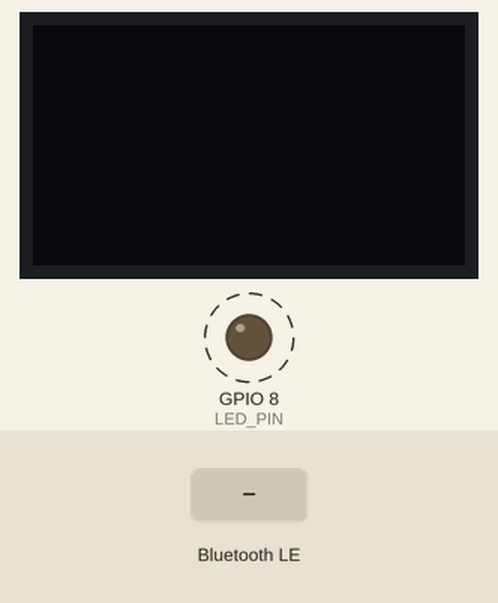
Simulated run of this sketch. Board: ESP32-C3. Shown: 72×40 one-colour display, output pins drawn as LEDs (lit = HIGH). Dashed ring = blinking. The inputs (shaded band) are chosen by the test bench. The local clock reads 2024-03-15 10:24:30 at power-on unless the sketch sets it; nothing arrives over Bluetooth unless stated; a phone connects over Bluetooth LE 3 s after start; what the sketch prints to the serial monitor is not drawn.

Above: at 1.2 s.
1.3 s: Bluetooth LE write "1" received
At 2.8 s:
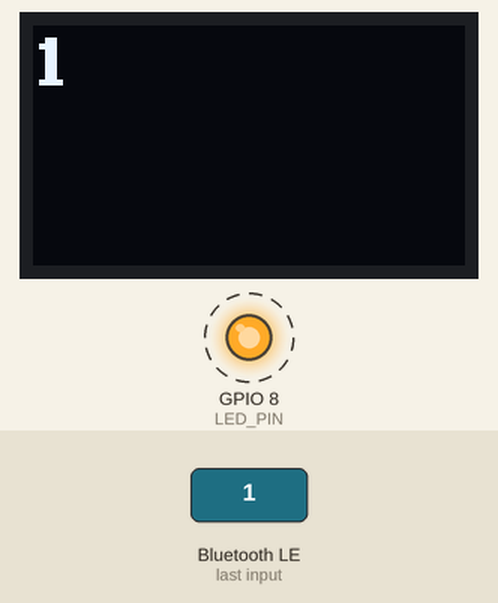
Timing chart, 0 to 10.3 s (numbered marks = the images above; inputs shaded):
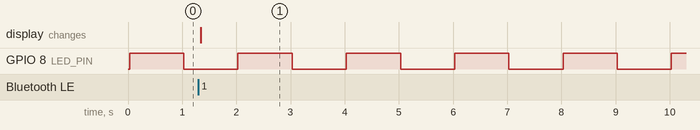

Measured:
- after the input at 1.3 s, the display: changes at once (image 1)
- by itself, GPIO 8 (LED_PIN): alternates HIGH for 1.0 s and LOW for 1.0 s

The sketch:

esp32-c3-oled-ble.ino
```cpp
#include <Arduino.h>
#include "BLEDevice.h"
#include "BLEUtils.h"
#include "BLEServer.h"

#include <U8g2lib.h>
#include <Wire.h>

#define SDA_PIN 5
#define SCL_PIN 6
#define LED_PIN 8

#define SERVICE_UUID            "6E400001-B5A3-F393-E0A9-E50E24DCCA9E"
#define CHARACTERISTIC_UUID_RX  "6E400002-B5A3-F393-E0A9-E50E24DCCA9E"
#define CHARACTERISTIC_UUID_TX  "6E400003-B5A3-F393-E0A9-E50E24DCCA9E"

U8G2_SSD1306_72X40_ER_F_HW_I2C u8g2(U8G2_R0, /* reset=*/ U8X8_PIN_NONE);

BLECharacteristic *txCharacteristic;

bool deviceConnected = false;

// ----------------------------------------------------
// BAĞLANTI DURUMU TAKİBİ
// ----------------------------------------------------
class ServerCallbacks : public BLEServerCallbacks {
  void onConnect(BLEServer* pServer) {
    deviceConnected = true;
    Serial.println("Client bağlandı");
  }
  void onDisconnect(BLEServer* pServer) {
    deviceConnected = false;
    Serial.println("Client ayrıldı");
  }
};

// ----------------------------------------------------
// RX CALLBACK (GELEN MESAJ)
// ----------------------------------------------------
class RXCallback : public BLECharacteristicCallbacks {
  void onWrite(BLECharacteristic *characteristic) {
    String received = characteristic->getValue();

    if (received.length() > 0) {
      Serial.print("Node.js'den gelen: ");
      Serial.println(received);

      u8g2.clearBuffer();
      u8g2.setFont(u8g2_font_ncenB08_tr);
      u8g2.drawStr(0, 10, received.c_str());
      u8g2.sendBuffer();

      txCharacteristic->setValue("Mesaj alındı");
      txCharacteristic->notify();
    }
  }
};

void setup() {
  Wire.begin(SDA_PIN, SCL_PIN);
  u8g2.begin();

  Serial.begin(1155);

  BLEDevice::init("ESP32C3-BLE-SERIAL");

  BLEServer *server = BLEDevice::createServer();
  server->setCallbacks(new ServerCallbacks());

  BLEService *service = server->createService(SERVICE_UUID);

  txCharacteristic = service->createCharacteristic(
    CHARACTERISTIC_UUID_TX,
    BLECharacteristic::PROPERTY_NOTIFY
  );

  BLECharacteristic *rxCharacteristic = service->createCharacteristic(
    CHARACTERISTIC_UUID_RX,
    BLECharacteristic::PROPERTY_WRITE
  );
  rxCharacteristic->setCallbacks(new RXCallback());

  service->start();

  BLEAdvertising *advertising = BLEDevice::getAdvertising();
  advertising->addServiceUUID(SERVICE_UUID);
  advertising->setScanResponse(true);

  BLEDevice::setPower(ESP_PWR_LVL_P9, ESP_BLE_PWR_TYPE_ADV);
  BLEDevice::setPower(ESP_PWR_LVL_P9, ESP_BLE_PWR_TYPE_DEFAULT);

  advertising->start();

  Serial.println("ESP32-C3 BLE UART başlatıldı");
  pinMode(LED_PIN, OUTPUT);
}

void loop() {
  digitalWrite(LED_PIN, !digitalRead(LED_PIN));
  delay(1000);

  // ----------------------------------------------------
  // HER 5 SANİYEDE BİR TARİH+SAAT+MİLİSANİYE GÖNDER
  // ----------------------------------------------------
  static unsigned long lastSend = 0;

  if (deviceConnected) {
    if (millis() - lastSend >= 5000) {   // 5000 ms = 5 sn
      lastSend = millis();

      unsigned long ms = millis();

      // ESP32'nin kendi sistem zamanı
      time_t now = time(nullptr);
      struct tm *t = localtime(&now);

      char buffer[80];
      snprintf(buffer, sizeof(buffer),
        "%04d-%02d-%02d %02d:%02d:%02d.%03lu",
        t->tm_year + 1900,
        t->tm_mon + 1,
        t->tm_mday,
        t->tm_hour,
        t->tm_min,
        t->tm_sec,
        ms % 1000
      );

      txCharacteristic->setValue(buffer);
      txCharacteristic->notify();

      Serial.print("Gönderildi -> ");
      Serial.println(buffer);
    }
  }
}
```
